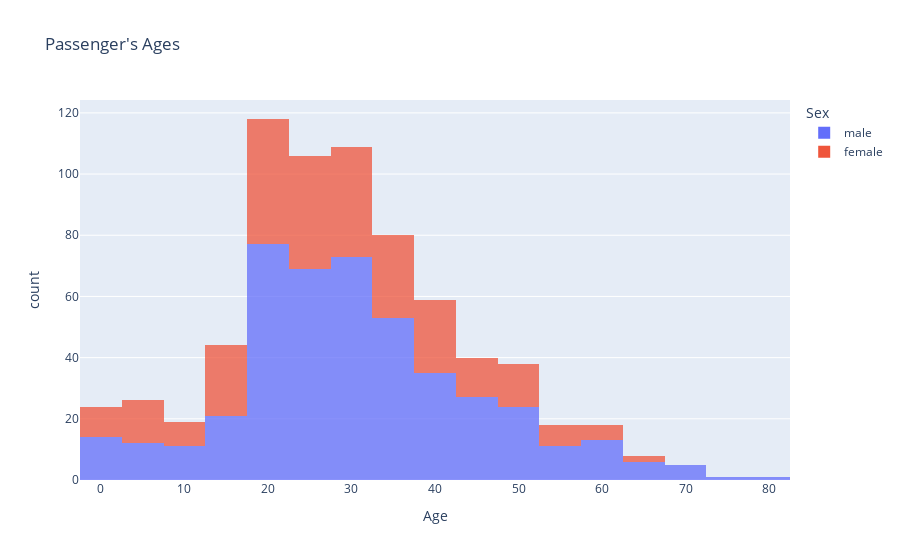

The notebook cell this image was saved under:
### Code cell
px.histogram(df, x = 'Age', nbins = 20, title="Passenger's Ages", color = 'Sex', opacity = 0.75)

### Figure 1 — Plotly figure (JSON) as saved in the notebook; plotly's stock layout.template omitted (floating-point values rounded to 4 significant figures; data arrays with more than 128 entries replaced by an {"elided": "..."} marker saying what was removed)
{"data": [{"alignmentgroup": "True", "bingroup": "x", "hovertemplate": "Sex=male<br>Age=%{x}<br>count=%{y}<extra></extra>", "legendgroup": "male", "marker": {"color": "#636efa", "opacity": 0.75}, "name": "male", "nbinsx": 20, "offsetgroup": "male", "orientation": "v", "showlegend": true, "type": "histogram", "x": {"elided": "577 float values"}, "xaxis": "x", "yaxis": "y"}, {"alignmentgroup": "True", "bingroup": "x", "hovertemplate": "Sex=female<br>Age=%{x}<br>count=%{y}<extra></extra>", "legendgroup": "female", "marker": {"color": "#EF553B", "opacity": 0.75}, "name": "female", "nbinsx": 20, "offsetgroup": "female", "orientation": "v", "showlegend": true, "type": "histogram", "x": {"elided": "314 float values"}, "xaxis": "x", "yaxis": "y"}], "layout": {"barmode": "relative", "legend": {"title": {"text": "Sex"}, "tracegroupgap": 0}, "title": {"text": "Passenger's Ages"}, "xaxis": {"anchor": "y", "domain": [0, 1], "title": {"text": "Age"}}, "yaxis": {"anchor": "x", "domain": [0, 1], "title": {"text": "count"}}}}
